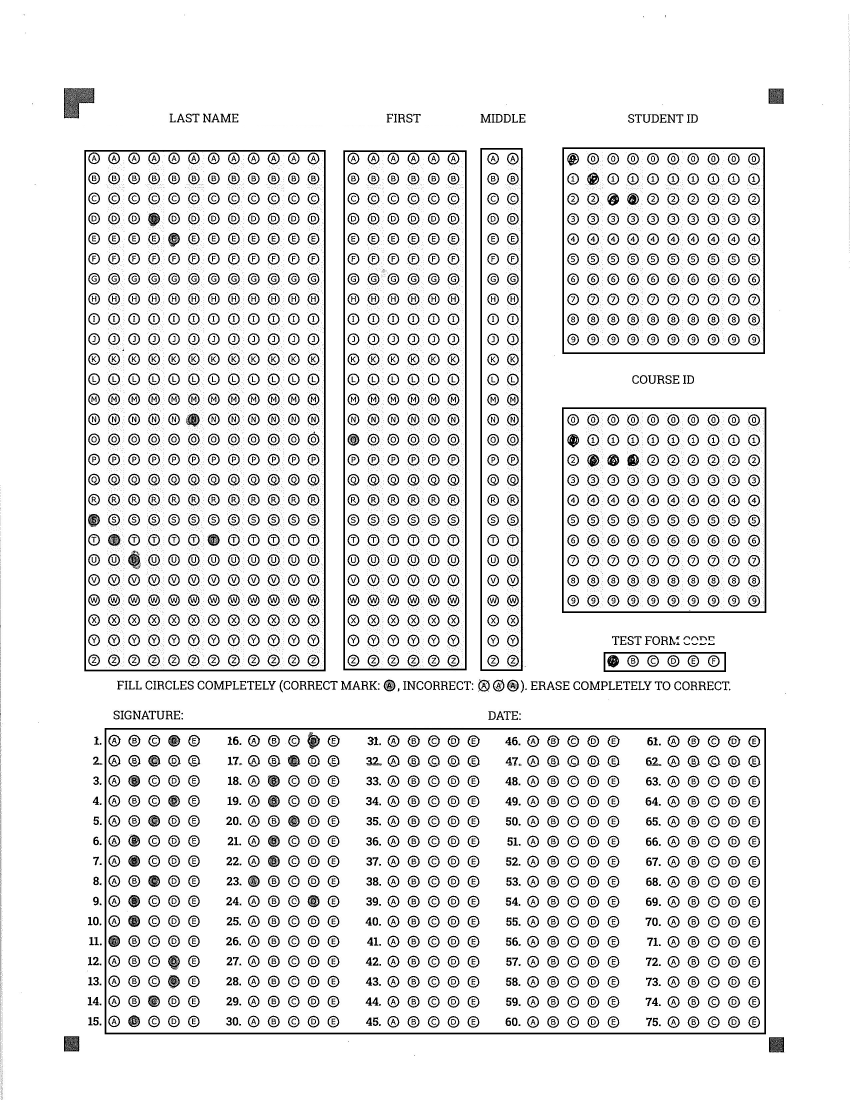
#> input picture MCQ_Scanner/Train/sample scanned sheets_Page_07.jpg, 2550 x 3300 px (shown at 1/3 size)
$ python main.py
#> lines starting #> are read from the running program, lines starting #| are printed output that depends on the picture; after the words box and inside, x2 and y2 are one past the last pixel; in counts of white or black regions, pixels touching at a corner belong together
### MCQ_Scanner/utils.py
import cv2
import numpy as np

#defined all the functions

## TO STACK ALL THE IMAGES IN ONE WINDOW
def stackImages(imgArray,scale,lables=[]):
    rows = len(imgArray)
    cols = len(imgArray[0])
    rowsAvailable = isinstance(imgArray[0], list)
    width = imgArray[0][0].shape[1]
    height = imgArray[0][0].shape[0]
    if rowsAvailable:
        for x in range ( 0, rows):
            for y in range(0, cols):
                imgArray[x][y] = cv2.resize(imgArray[x][y], (0, 0), None, scale, scale)
                if len(imgArray[x][y].shape) == 2: imgArray[x][y]= cv2.cvtColor( imgArray[x][y], cv2.COLOR_GRAY2BGR)
        imageBlank = np.zeros((height, width, 3), np.uint8)
        hor = [imageBlank]*rows
        hor_con = [imageBlank]*rows
        for x in range(0, rows):
            hor[x] = np.hstack(imgArray[x])
            hor_con[x] = np.concatenate(imgArray[x])
        ver = np.vstack(hor)
        ver_con = np.concatenate(hor)
    else:
        for x in range(0, rows):
            imgArray[x] = cv2.resize(imgArray[x], (0, 0), None, scale, scale)
            if len(imgArray[x].shape) == 2: imgArray[x] = cv2.cvtColor(imgArray[x], cv2.COLOR_GRAY2BGR)
        hor= np.hstack(imgArray)
        hor_con= np.concatenate(imgArray)
        ver = hor
    if len(lables) != 0:
        eachImgWidth= int(ver.shape[1] / cols)
        eachImgHeight = int(ver.shape[0] / rows)
        #print(eachImgHeight)
        for d in range(0, rows):
            for c in range (0,cols):
                cv2.rectangle(ver,(c*eachImgWidth,eachImgHeight*d),(c*eachImgWidth+len(lables[d][c])*13+27,30+eachImgHeight*d),(255,255,255),cv2.FILLED)
                cv2.putText(ver,lables[d][c],(eachImgWidth*c+10,eachImgHeight*d+20),cv2.FONT_HERSHEY_COMPLEX,0.7,(255,0,255),2)
    return ver

def reorder(myPoints):

    myPoints = myPoints.reshape((4, 2)) # REMOVE EXTRA BRACKET
    print(myPoints)
    myPointsNew = np.zeros((4, 1, 2), np.int32) # NEW MATRIX WITH ARRANGED POINTS
    add = myPoints.sum(1)
    print(add)
    print(np.argmax(add))
    myPointsNew[0] = myPoints[np.argmin(add)]  #[0,0]
    myPointsNew[3] =myPoints[np.argmax(add)]   #[w,h]
    diff = np.diff(myPoints, axis=1)
    myPointsNew[1] =myPoints[np.argmin(diff)]  #[w,0]
    myPointsNew[2] = myPoints[np.argmax(diff)] #[0,h]

    return myPointsNew

def rectContour(contours):
    rectCon = []
    max_area = 0
    for i in contours:
        area = cv2.contourArea(i)
        if area > 50:
            peri = cv2.arcLength(i, True)
            approx = cv2.approxPolyDP(i, 0.02 * peri, True)
            if len(approx) == 4:
                rectCon.append(i)
    rectCon = sorted(rectCon, key=cv2.contourArea,reverse=True)
    #print(len(rectCon))
    return rectCon

def getCornerPoints(cont):
    peri = cv2.arcLength(cont, True) # LENGTH OF CONTOUR
    approx = cv2.approxPolyDP(cont, 0.02 * peri, True) # APPROXIMATE THE POLY TO GET CORNER POINTS
    return approx

def splitBoxes(img):
    rows = np.vsplit(img,10)
    boxes=[]
    for r in rows:
        cols= np.hsplit(r,10)
        for box in cols:
            boxes.append(box)
    return boxes


# [24 lines left out: function showAnswers, not called in this run]

### MCQ_Scanner/main.py
import cv2
import numpy as np
import utils

#set the path
path = "Train/sample scanned sheets_Page_07.jpg"
widthImg = 700
heightImg = 700
ans = [0,0,2,1,4,0,9,0,5,2]

#read image
img = cv2.imread(path)
#> img is the input picture: shape (3300, 2550, 3); min 0, max 255, mean 232.6

#resizing the image
img = cv2.resize(img,(widthImg,heightImg))
#> img: shape (700, 700, 3)
imgcontours = img.copy()
imgFinal = img.copy()
imgBiggestcontours = img.copy()
#preprocessing
grayImg = cv2.cvtColor(img,cv2.COLOR_BGR2GRAY)
#adding blur #kernel size #sigmax
blurImg = cv2.GaussianBlur(grayImg,(5,5),1)
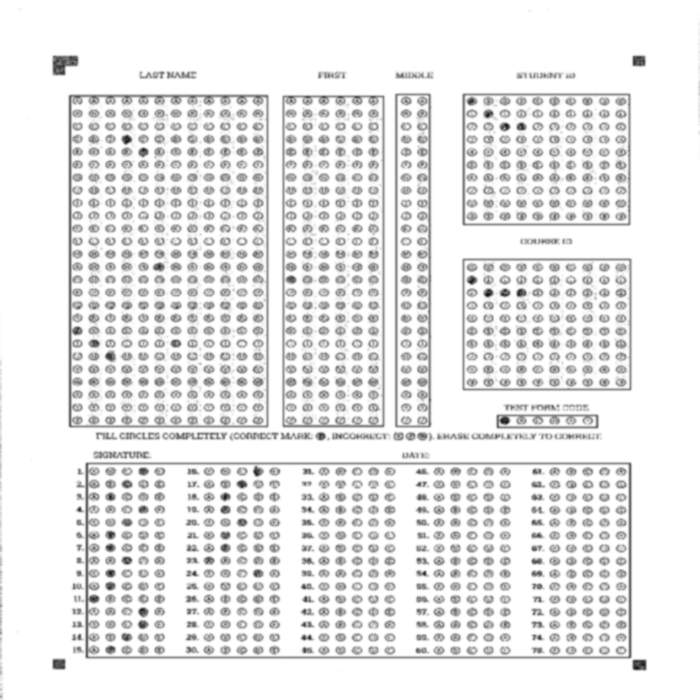
#> blurImg: shape (700, 700); min 15, max 255, mean 232.9
imgCanny = cv2.Canny(blurImg,10,50)
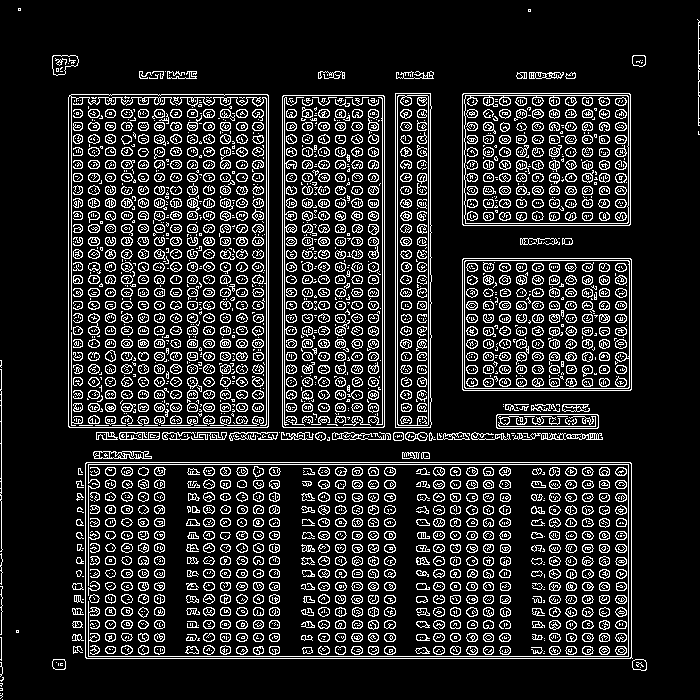
#> imgCanny: shape (700, 700); 14.5% white in thin lines or dots

#find all contours
contours, hierarchy = cv2.findContours(imgCanny, cv2.RETR_EXTERNAL,cv2.CHAIN_APPROX_NONE)
#> contours = 123 contours, 76 with area under 20; largest, box (x1, y1, x2, y2) and area: (85, 462, 633, 659) 107014, (68, 94, 269, 428) 66590, (282, 95, 385, 428) 33862, (462, 258, 632, 391) 22306, (462, 93, 631, 226) 22174
cv2.drawContours(imgcontours, contours,-1,(0,255,0),2)
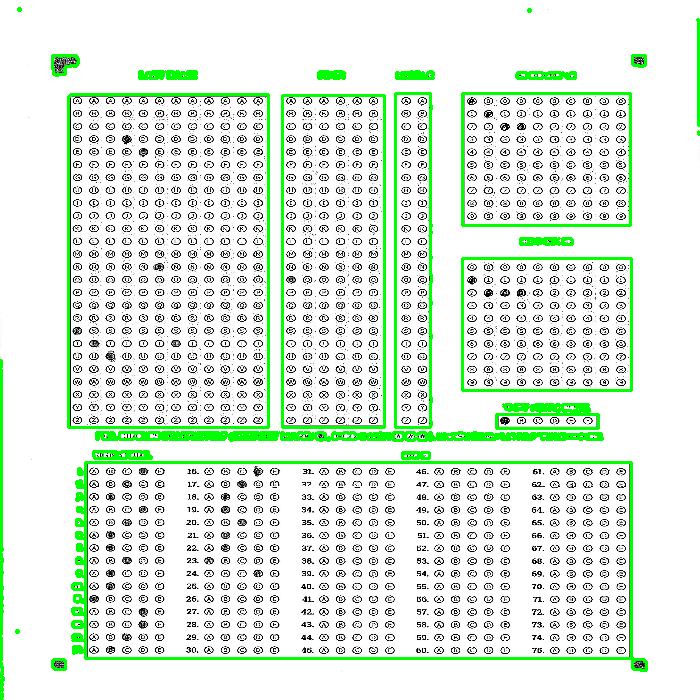
#> imgcontours: shape (700, 700, 3); mean B, G, R 222.4, 236.9, 222.4

#find rectangle
rectCon = utils.rectContour(contours)
#> the loop in rectContour, `for i in contours:` made 123 passes
#> (area, peri, approx) on passes 34, 36, 79, 93, 102, 103, 104, 105: (107014, 1484.5, [[85, 463], [86, 658], [632, 658], [630, 462]]), (87.5, 51.21, [[402, 452], [402, 458], [418, 458], [419, 452]]), (1426, 229.7, [[496, 415], [497, 428], [598, 427], [597, 414]]), (22306, 599.7, [[462, 259], [463, 390], [631, 389], [630, 258]]), (33862, 865.7, [[283, 95], [282, 426], [383, 427], [384, 96]]), (66589.5, 1067.2, [[69, 95], [68, 426], [267, 427], [268, 95]]), (22174, 597.7, [[462, 94], [463, 225], [630, 224], [629, 93]]), (11715, 745.5, [[395, 93], [395, 427], [430, 427], [430, 93]])
#> (area, peri) on passes 8, 9, 20, 37, 55, 59: (136.5, 45.9), (122.5, 43.07), (50.5, 34.73), (346, 153.3), (138, 110.8), (103, 204.5)
#> after the loop in rectContour, `for i in contours:`: rectCon = 8 contours; box (x1, y1, x2, y2) and area: (85, 462, 633, 659) 107014, (68, 94, 269, 428) 66590, (282, 95, 385, 428) 33862, (462, 258, 632, 391) 22306, (462, 93, 631, 226) 22174, (395, 93, 432, 428) 11715, (496, 414, 599, 429) 1426, (402, 452, 420, 459) 88
biggestContour = utils.getCornerPoints(rectCon[0])
#> in getCornerPoints, `peri = cv2.arcLength(cont, True)`: peri = 1484.5
#> in getCornerPoints, `approx = cv2.approxPolyDP(cont, 0.02 * peri, True)`: approx = [[85, 463], [86, 658], [632, 658], [630, 462]]
#> biggestContour = [[85, 463], [86, 658], [632, 658], [630, 462]]
gradepoints = utils.getCornerPoints(rectCon[1])
#> gradepoints = [[69, 95], [68, 426], [267, 427], [268, 95]]
gradepoints2 = utils.getCornerPoints(rectCon[2])
#> gradepoints2 = [[283, 95], [282, 426], [383, 427], [384, 96]]
gradepoints3 = utils.getCornerPoints(rectCon[3])
#> gradepoints3 = [[462, 259], [463, 390], [631, 389], [630, 258]]
gradepoints4 = utils.getCornerPoints(rectCon[4])
#> gradepoints4 = [[462, 94], [463, 225], [630, 224], [629, 93]]
gradepoints5 = utils.getCornerPoints(rectCon[5])
#> gradepoints5 = [[395, 93], [395, 427], [430, 427], [430, 93]]
gradepoints6 = utils.getCornerPoints(rectCon[6])
#> gradepoints6 = [[496, 415], [497, 428], [598, 427], [597, 414]]
#print(gradepoints5.shape)

if biggestContour.size != 0 and gradepoints.size != 0:
    cv2.drawContours(imgBiggestcontours,biggestContour,-1,(0,255,0),20)
    cv2.drawContours(imgBiggestcontours, gradepoints, -1, (255, 0, 0), 20)
    cv2.drawContours(imgBiggestcontours, gradepoints2, -1, (0, 0, 255), 20)
    cv2.drawContours(imgBiggestcontours, gradepoints3, -1, (255, 165, 0), 20)
    cv2.drawContours(imgBiggestcontours, gradepoints4, -1, (255, 255, 0), 20)
    cv2.drawContours(imgBiggestcontours, gradepoints5, -1, (0, 255, 255), 20)
    cv2.drawContours(imgBiggestcontours, gradepoints6, -1, (255, 0, 255), 20)
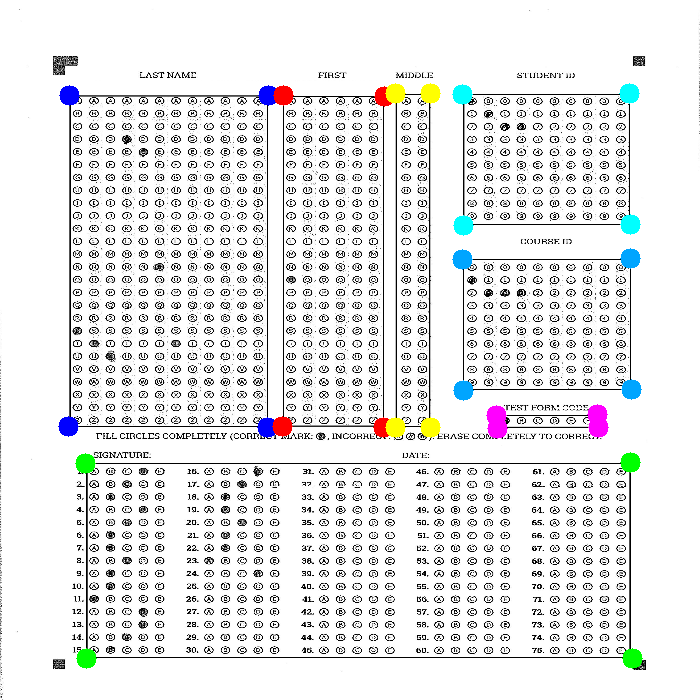
#> imgBiggestcontours: shape (700, 700, 3); mean B, G, R 231.5, 231.4, 230.8

biggestContour = utils.reorder(biggestContour)
#> in reorder, `myPoints = myPoints.reshape((4, 2))`: myPoints = [[85, 463], [86, 658], [632, 658], [630, 462]]
#| [[ 85 463]
#|  [ 86 658]
#|  [632 658]
#|  [630 462]]
#> in reorder, `add = myPoints.sum(1)`: add = [548, 744, 1290, 1092]
#| [ 548  744 1290 1092]
#| 2
#> in reorder, `diff = np.diff(myPoints, axis=1)`: diff = [378, 572, 26, -168]
#> biggestContour = [[85, 463], [630, 462], [86, 658], [632, 658]]
gradepoints = utils.reorder(gradepoints)
#| [[ 69  95]
#|  [ 68 426]
#|  [267 427]
#|  [268  95]]
#| [164 494 694 363]
#| 2
#> gradepoints = [[69, 95], [268, 95], [68, 426], [267, 427]]
gradepoints = utils.reorder(gradepoints)
#| [[ 69  95]
#|  [268  95]
#|  [ 68 426]
#|  [267 427]]
#| [164 363 494 694]
#| 3
gradepoints2 = utils.reorder(gradepoints2)
#| [[283  95]
#|  [282 426]
#|  [383 427]
#|  [384  96]]
#| [378 708 810 480]
#| 2
#> gradepoints2 = [[283, 95], [384, 96], [282, 426], [383, 427]]
gradepoints3 = utils.reorder(gradepoints3)
#| [[462 259]
#|  [463 390]
#|  [631 389]
#|  [630 258]]
#| [ 721  853 1020  888]
#| 2
#> gradepoints3 = [[462, 259], [630, 258], [463, 390], [631, 389]]
gradepoints4 = utils.reorder(gradepoints4)
#| [[462  94]
#|  [463 225]
#|  [630 224]
#|  [629  93]]
#| [556 688 854 722]
#| 2
#> gradepoints4 = [[462, 94], [629, 93], [463, 225], [630, 224]]
gradepoints5 = utils.reorder(gradepoints5)
#| [[395  93]
#|  [395 427]
#|  [430 427]
#|  [430  93]]
#| [488 822 857 523]
#| 2
#> gradepoints5 = [[395, 93], [430, 93], [395, 427], [430, 427]]
gradepoints6 = utils.reorder(gradepoints6)
#| [[496 415]
#|  [497 428]
#|  [598 427]
#|  [597 414]]
#| [ 911  925 1025 1011]
#| 2
#> gradepoints6 = [[496, 415], [597, 414], [497, 428], [598, 427]]

#defines the points
pt1 = np.float32(gradepoints3)
#> pt1 = [[462, 259], [630, 258], [463, 390], [631, 389]]
pt2 = np.float32([[0,0],[widthImg,0],[0,heightImg],[widthImg,heightImg]])
matrix = cv2.getPerspectiveTransform(pt1,pt2)
#> matrix = [[4.17, -0.0318, -1916.7], [0.0318, 5.34, -1398.6], [0, 0, 1]]
imgwrapColored = cv2.warpPerspective(img,matrix,(widthImg,heightImg))
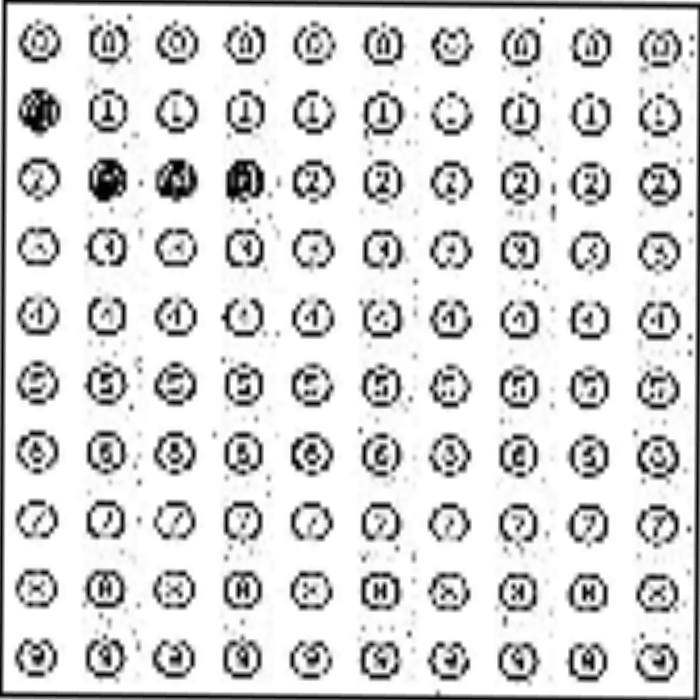
#> imgwrapColored: shape (700, 700, 3); min 0, max 255, mean 215.2

# [7 lines of commented-out code are left out]
imgWrapGray = cv2.cvtColor(imgwrapColored,cv2.COLOR_BGR2GRAY)
imgThresh = cv2.threshold(imgWrapGray,100,255,cv2.THRESH_BINARY_INV)[1]
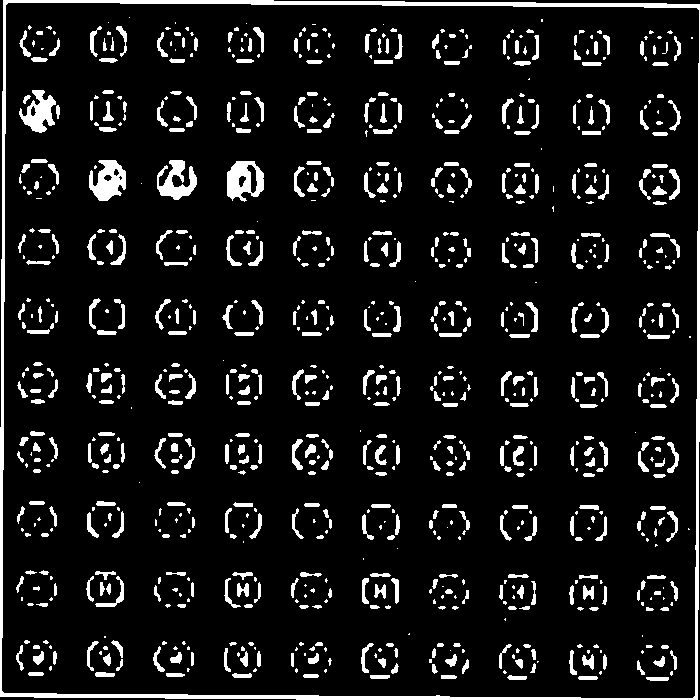
#> imgThresh: shape (700, 700); 9.4% white; 909 white regions (390 under 20 px), largest, box (x1, y1, x2, y2) and area: (0, 0, 700, 700) 9302, (89, 160, 126, 201) 961, (227, 161, 264, 202) 960

boxes = utils.splitBoxes(imgThresh)
#> in splitBoxes, `rows = np.vsplit(img,10)`: rows = 10 items
#> the loop in splitBoxes, `for r in rows:` made 10 passes
#> after the loop in splitBoxes, `for r in rows:`: boxes = 100 items
#> boxes = 100 items
#cv2.imshow("Test",boxes[2])
print(cv2.countNonZero(boxes[0]),cv2.countNonZero(boxes[2]))
#| 730 600

#getting nonzero pixels values
myPixelsVal = np.zeros((10,10))
countC=0
countR=0
for image in boxes:
    totalPixels = cv2.countNonZero(image)
    myPixelsVal[countR][countC]=totalPixels
    countC+=1
    if (countC==10):countR+=1 ;countC=0
#> this loop made 100 passes
#> totalPixels on passes 1 to 12: 730, 621, 600, 640, 547, 695, 550, 650, 616, 681, 1163, 371
#> after the loop, countC = 0; countR = 10
    #print(myPixelsVal)

#finding index values of the spot
myIndex = []
for x in range(0,10):
    arr = myPixelsVal[x]
    arr == np.amax(arr)
#> this loop made 10 passes
#> arr on passes 1 to 10: [730, 621, 600, 640, 547, 695, 550, 650, 616, 681], [1163, 371, 359, 364, 333, 416, 263, 381, 341, 460], [518, 970, 850, 960, 406, 368, 335, 405, 344, 632], [513, 393, 296, 399, 270, 360, 265, 356, 293, 483], [530, 340, 333, 324, 289, 321, 344, 339, 339, 551], [561, 401, 426, 388, 365, 390, 295, 383, 349, 562], [608, 379, 421, 391, 475, 393, 312, 408, 382, 684], [470, 362, 224, 324, 266, 320, 245, 311, 317, 546], [457, 443, 255, 418, 275, 449, 256, 347, 367, 562], [798, 694, 667, 655, 601, 669, 589, 562, 553, 680]
    # [26 lines of commented-out code are left out]
imageArray = ([img, grayImg,blurImg,imgCanny],
              [imgcontours,imgBiggestcontours,imgwrapColored,imgThresh])
              # [imgResults,imgRawDrawing,imgInvWrap,imgFinal])
imgStacked = utils.stackImages(imageArray,0.3)
#> in stackImages, `rows = len(imgArray)`: rows = 2
#> in stackImages, `cols = len(imgArray[0])`: cols = 4
#> in stackImages, `rowsAvailable = isinstance(imgArray[0], list)`: rowsAvailable = True
#> in stackImages, `imageBlank = np.zeros((height, width, 3), np.uint8)`: imageBlank: shape (700, 700, 3); every value is 0
#> in stackImages, `hor = [imageBlank]*rows`: hor = 2 items
#> in stackImages, `ver = np.vstack(hor)`:
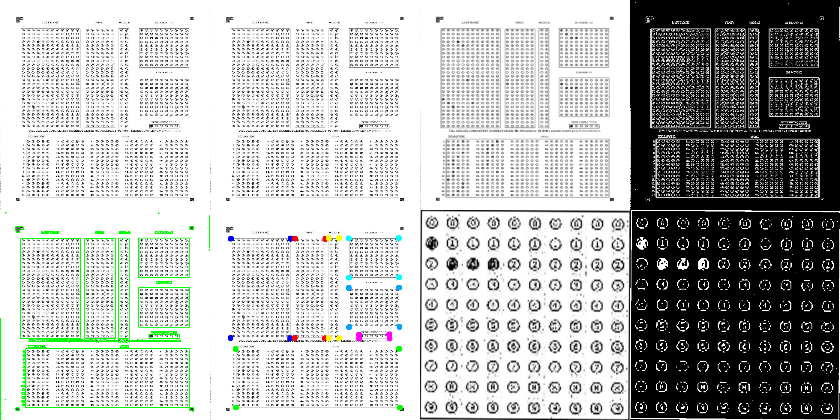
#> ver: shape (420, 840, 3); mean of channels 0, 1, 2 179.7, 181.6, 179.6; drawn as B, G, R


cv2.imshow("Final Result",imgFinal)
cv2.imshow("stack image", imgStacked)
cv2.waitKey(0)
